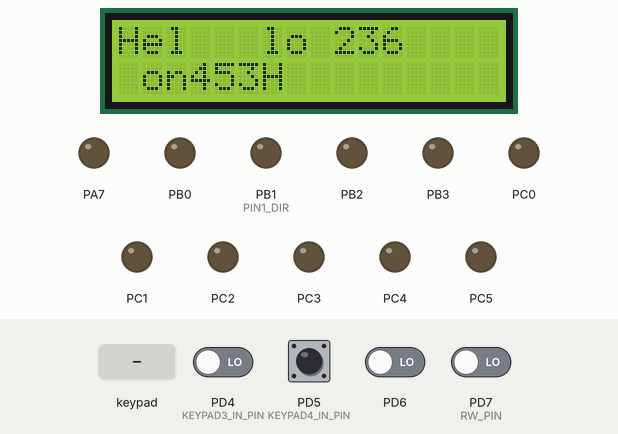
Recording of a program running on a simulated ATmega32, built with avr-gcc and emulated at 16 MHz. Parts: 16×2 character LCD, output pins drawn as LEDs (lit = HIGH). Wiring (inferred from the names in the program): 2×4 keypad with keys 1 2 3 4 5 6 7 8 (labels assumed): rows PB4, PB5; columns PD0, PD1, PD2, PD3; character LCD (HD44780): RS PA1; E PA2; data PA3, PA4, PA5, PA6. The test bench sets the inputs (shaded band); at power-on: PD4 (KEYPAD3_IN_PIN), PD5 (KEYPAD4_IN_PIN), PD6, PD7 (RW_PIN) LOW. Pins used as bus, display or sensor lines are not drawn.

Above: at 1.2 s.
1.3 s: key '4' pressed
At 2.9 s:
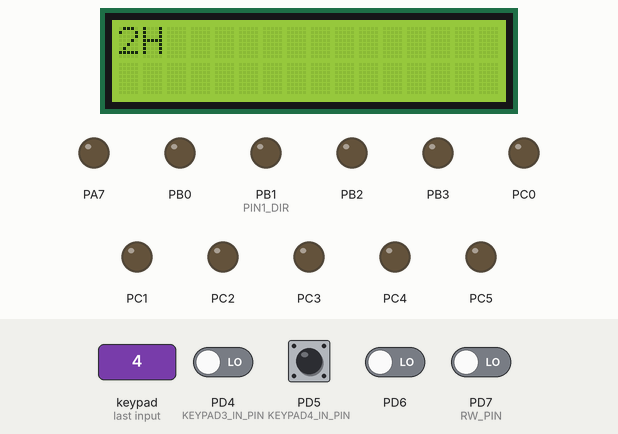
At 4.2 s:
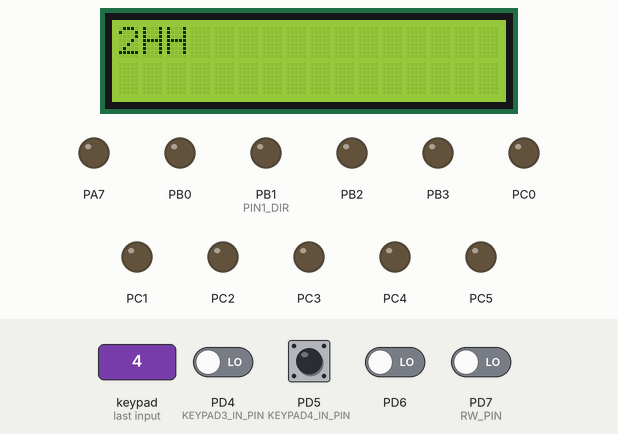
4.3 s: PD5 (KEYPAD4_IN_PIN) pulled HIGH for 1 s
At 46.2 s:
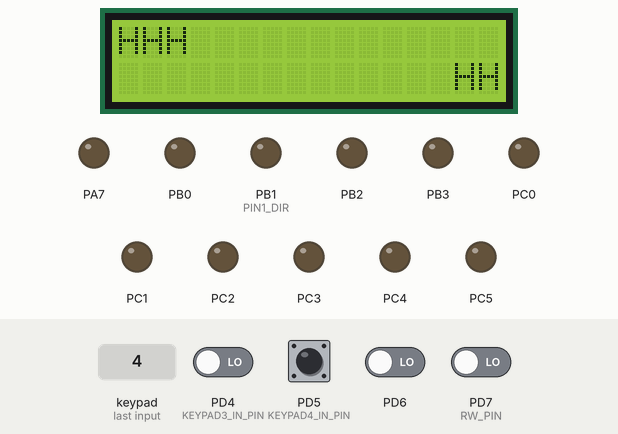
Timing chart, 0 to 47.2 s (numbered marks = the images above; inputs shaded):
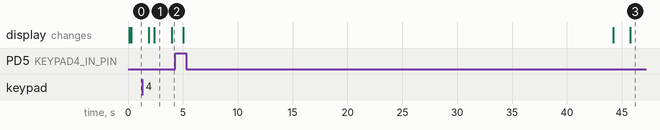

The program:

main.c
```c
#include "mathBit.h"
#include "stdtypes.h"
#include "avr/io.h"
//#include "avr/iom32.h"
#include "./Drivers/DIO_DRIVER/DIO_int.h"
#include "Drivers/LCD_DRIVER/LCD_int.h"
// #include "./Drivers/LED8X8_DRIVER/LED8X8_int.h"
#include "./Drivers/KEYPAD_DRIVER/KEYPAD_int.h"
// #include "./SEVSEG_DRIVER/SEVSEG_int.h"
#include <stdlib.h>
#include "avr/delay.h"

int main()
{

    DIO_voidInitialize();
    KEYPAD_voidInitialize();
    LCD_voidInitialize();
    //    s8 * name = "Shady";
    //    s8 x = 'X';
    //    s8 y = 'Y';
    LCD_voidPrintf("Hel\tlo %3d \n on", 2365);
    LCD_voidWriteIntegerDecFLored(4536,3);
    //    LCD_voidWriteIntegerDec(2533);

    while (1)
    {
        if (KEYPAD_u8IsPressed(KEYPAD_SWITCH1))
        {
            LCD_voidPrintf("Hello %x", 305);
            _delay_ms(500);
        }
        if (KEYPAD_u8IsPressed(KEYPAD_SWITCH2))
        {
            LCD_voidClrScreen();
            LCD_voidPrintf("%d", 2);
            _delay_ms(500);
        }
        if (KEYPAD_u8IsPressed(KEYPAD_SWITCH3))
        {
            LCD_voidWriteString("H");
            _delay_ms(500);
        }
        if (KEYPAD_u8IsPressed(KEYPAD_SWITCH4))
        {
            LCD_voidWriteCmd(SHIFT_CURSOR_RIGHT);
            _delay_ms(500);
        }
        if (KEYPAD_u8IsPressed(KEYPAD_SWITCH8))
        {
            LCD_voidWriteCmd(SHIFT_CURSOR_LEFT);
            _delay_ms(500);
        }
        if (KEYPAD_u8IsPressed(KEYPAD_SWITCH5))
        {
            LCD_voidWriteCmd(CURSOR_TO_LINE2);
            _delay_ms(500);
        }
        if (KEYPAD_u8IsPressed(KEYPAD_SWITCH6))
        {
            LCD_voidGoToXY(2,1);
            _delay_ms(500);
        }


    }

    return 0;
}
```

mathBit.h
```c
#ifndef MATH_BIT_H_
#define MATH_BIT_H_
#define SET_BIT(number, bitNumber) (u8)((number) |= (1 << (bitNumber)))
#define CLR_BIT(number, bitNumber) (u8)((number) &= ~(1 << (bitNumber)))
#define GET_BIT(number, bitNumber) (u8)((number) >> (bitNumber) & 1)
#define TOG_BIT(number, bitNumber) (u8)((number) ^= (1 << (bitNumber)))
#define SET_FIRST_NIBBLE(number) (u8)((number) |=  15)
#define CLR_FIRST_NIBBLE(number) (u8)((number) &= ~(0xf))
#define SET_SECOND_NIBBLE(number) (u8)((number) |=  0xf0)
#define CLR_SECOND_NIBBLE(number) (u8)((number) &= ~(0xf0))

#define CONC(b7,b6,b5,b4,b3,b2,b1,b0) conHelp(b7,b6,b5,b4,b3,b2,b1,b0)
#define conHelp(b7,b6,b5,b4,b3,b2,b1,b0) 0b##b7##b6##b5##b4##b3##b2##b1##b0

#endif
```

KEYPAD_cfg.h
```c
/*
 * KEYPAD_cfg.h
 *
 *  Created on: Oct 13, 2020
 *      Author: Shady
 */

#ifndef DRIVERS_KEYPAD_DRIVER_KEYPAD_CFG_H_
#define DRIVERS_KEYPAD_DRIVER_KEYPAD_CFG_H_

#define KEYPAD1_CONN PULL_UP
#define KEYPAD2_CONN PULL_UP
#define KEYPAD3_CONN PULL_UP
#define KEYPAD4_CONN PULL_UP

#define KEYPAD1_IN_PIN PIN26
#define KEYPAD2_IN_PIN PIN27
#define KEYPAD3_IN_PIN PIN28
#define KEYPAD4_IN_PIN PIN29

#define KEYPAD1_OUT_PIN PIN12
#define KEYPAD2_OUT_PIN PIN13
#define KEYPAD3_OUT_PIN PIN14
#define KEYPAD4_OUT_PIN PIN15

#endif /* DRIVERS_KEYPAD_DRIVER_KEYPAD_CFG_H_ */
```

LCD_cfg.h
```c
/*
 * LCD_cfg.h
 *
 *  Created on: Oct 10, 2020
 *      Author: Shady
 */

#ifndef LCD_DRIVER_LCD_CFG_H_
#define LCD_DRIVER_LCD_CFG_H_


#define LCD_MODE FOUR_BIT
#define LCD_TAB 3
#define RS_PIN PIN1
#define EN_PIN PIN2
#define RW_PIN PIN31

/* ****************************/
/* USED ONLY IF EIGHT BIT MODE */
#define D0_PIN PIN2
#define D1_PIN PIN2
#define D2_PIN PIN2
#define D3_PIN PIN2
/**********************************/
#define D4_PIN PIN3
#define D5_PIN PIN4
#define D6_PIN PIN5
#define D7_PIN PIN6

#endif /* LCD_DRIVER_LCD_CFG_H_ */
```

KEYPAD_cfg.h
```c
/*
 * KEYPAD_cfg.h
 *
 *  Created on: Oct 13, 2020
 *      Author: Shady
 */

#ifndef DRIVERS_KEYPAD_DRIVER_KEYPAD_CFG_H_
#define DRIVERS_KEYPAD_DRIVER_KEYPAD_CFG_H_

#define KEYPAD1_CONN PULL_UP
#define KEYPAD2_CONN PULL_UP
#define KEYPAD3_CONN PULL_UP
#define KEYPAD4_CONN PULL_UP

#define KEYPAD1_IN_PIN PIN26
#define KEYPAD2_IN_PIN PIN27
#define KEYPAD3_IN_PIN PIN28
#define KEYPAD4_IN_PIN PIN29

#define KEYPAD1_OUT_PIN PIN12
#define KEYPAD2_OUT_PIN PIN13
#define KEYPAD3_OUT_PIN PIN14
#define KEYPAD4_OUT_PIN PIN15

#endif /* DRIVERS_KEYPAD_DRIVER_KEYPAD_CFG_H_ */
```

LCD_cfg.h
```c
/*
 * LCD_cfg.h
 *
 *  Created on: Oct 10, 2020
 *      Author: Shady
 */

#ifndef LCD_DRIVER_LCD_CFG_H_
#define LCD_DRIVER_LCD_CFG_H_


#define LCD_MODE FOUR_BIT
#define LCD_TAB 3
#define RS_PIN PIN1
#define EN_PIN PIN2
#define RW_PIN PIN31

/* ****************************/
/* USED ONLY IF EIGHT BIT MODE */
#define D0_PIN PIN2
#define D1_PIN PIN2
#define D2_PIN PIN2
#define D3_PIN PIN2
/**********************************/
#define D4_PIN PIN3
#define D5_PIN PIN4
#define D6_PIN PIN5
#define D7_PIN PIN6

#endif /* LCD_DRIVER_LCD_CFG_H_ */
```

KEYPAD_int.h
```c
/*
 * KEYPAD_int.h
 *
 *  Created on: Oct 13, 2020
 *      Author: Shady
 */

#ifndef DRIVERS_KEYPAD_DRIVER_KEYPAD_INT_H_
#define DRIVERS_KEYPAD_DRIVER_KEYPAD_INT_H_
#include "../../stdtypes.h"
// #include "../../mathBit.h"

void KEYPAD_voidInitialize();
u8 KEYPAD_u8IsPressed(u8 keyNum);

/* Pressed */
#define PRESSED 1
#define NOT_PRESSED 0


/* Define Keypads */
#define KEYPAD_SWITCH1 0
#define KEYPAD_SWITCH2 1
#define KEYPAD_SWITCH3 2
#define KEYPAD_SWITCH4 3
#define KEYPAD_SWITCH5 4
#define KEYPAD_SWITCH6 5
#define KEYPAD_SWITCH7 6
#define KEYPAD_SWITCH8 7
#define KEYPAD_SWITCH9 8
#define KEYPAD_SWITCH10 9
#define KEYPAD_SWITCH11 10
#define KEYPAD_SWITCH12 11
#define KEYPAD_SWITCH13 12
#define KEYPAD_SWITCH14 13
#define KEYPAD_SWITCH15 14
#define KEYPAD_SWITCH16 15

#define KEYPAD_1 0
#define KEYPAD_2 1
#define KEYPAD_3 2
#define KEYPAD_A 3
#define KEYPAD_4 4
#define KEYPAD_5 5
#define KEYPAD_6 6
#define KEYPAD_B 7
#define KEYPAD_7 8
#define KEYPAD_8 9
#define KEYPAD_9 10
#define KEYPAD_C 11
#define KEYPAD_STAR 12
#define KEYPAD_0 13
#define KEYPAD_HASH 14
#define KEYPAD_D 15


#endif /* DRIVERS_KEYPAD_DRIVER_KEYPAD_INT_H_ */
```

KEYPAD_priv.h
```c
/*
 * KEYPAD_priv.h
 *
 *  Created on: Oct 13, 2020
 *      Author: Shady
 */

#ifndef DRIVERS_KEYPAD_DRIVER_KEYPAD_PRIV_H_
#define DRIVERS_KEYPAD_DRIVER_KEYPAD_PRIV_H_

#define PULL_UP 1
#define PULL_DOWN 0


#endif /* DRIVERS_KEYPAD_DRIVER_KEYPAD_PRIV_H_ */
```

KEYPAD_prog.c
```c
/*
 * KEYPAD_prog.c
 *
 *  Created on: Oct 13, 2020
 *      Author: Shady
 */


#include "../../stdtypes.h"
#include "../../mathBit.h"

#include "../DIO_DRIVER/DIO_int.h"

#include "KEYPAD_priv.h"
#include "KEYPAD_cfg.h"
#include "KEYPAD_int.h"

void KEYPAD_voidInitialize() /* Switch off all output */
{
    #if (KEYPAD1_CONN == PULL_UP)
    {
        DIO_voidSetPin(KEYPAD1_OUT_PIN, HIGH);
    }
    #else
    {
        DIO_voidSetPin(KEYPAD1_OUT_PIN, LOW);
    }
    #endif
    #if (KEYPAD2_CONN == PULL_UP)
    {
        DIO_voidSetPin(KEYPAD2_OUT_PIN, HIGH);
    }
    #else
    {
        DIO_voidSetPin(KEYPAD2_OUT_PIN, LOW);
    }
    #endif
    #if (KEYPAD3_CONN == PULL_UP)
    {
        DIO_voidSetPin(KEYPAD3_OUT_PIN, HIGH);
    }
    #else
    {
        DIO_voidSetPin(KEYPAD3_OUT_PIN, LOW);
    }
    #endif
    #if (KEYPAD4_CONN == PULL_UP)
    {
        DIO_voidSetPin(KEYPAD4_OUT_PIN, HIGH);
    }
    #else
    {
        DIO_voidSetPin(KEYPAD4_OUT_PIN, LOW);
    }
    #endif
}
u8 KEYPAD_u8IsPressed(u8 keyNum)
{
    KEYPAD_voidInitialize();
    u8 pressedState = NOT_PRESSED;
    u8 out = (keyNum/4) + 1;
    u8 in = (keyNum%4) +1;
    switch (out)
    {
    case 1:
    {
        #if (KEYPAD1_CONN == PULL_UP)
    {
        DIO_voidSetPin(KEYPAD1_OUT_PIN, LOW);
    }
    #else
    {
        DIO_voidSetPin(KEYPAD1_OUT_PIN, HIGH);
    }
    #endif
    }
        break;
    case 2:
    {
        #if (KEYPAD2_CONN == PULL_UP)
    {
        DIO_voidSetPin(KEYPAD2_OUT_PIN, LOW);
    }
    #else
    {
        DIO_voidSetPin(KEYPAD2_OUT_PIN, HIGH);
    }
    #endif
    }
        break;
    case 3:
    {
        #if (KEYPAD3_CONN == PULL_UP)
    {
        DIO_voidSetPin(KEYPAD3_OUT_PIN, LOW);
    }
    #else
    {
        DIO_voidSetPin(KEYPAD3_OUT_PIN, HIGH);
    }
    #endif
    }
        break;
    case 4:
    {
        #if (KEYPAD4_CONN == PULL_UP)
    {
        DIO_voidSetPin(KEYPAD4_OUT_PIN, LOW);
    }
    #else
    {
        DIO_voidSetPin(KEYPAD4_OUT_PIN, HIGH);
    }
    #endif
    }
        break;

    default:
        break;
    }

    switch (in)
    {
    case 1:
    {
        #if (KEYPAD1_CONN == PULL_UP)
        {
            if (DIO_u8GetPin(KEYPAD1_IN_PIN) == LOW)
            {
                pressedState = PRESSED;
            }
        }
        #else
        {
            if (DIO_u8GetPin(KEYPAD1_IN_PIN) == HIGH)
            {
                pressedState = PRESSED;
            }
        }
        #endif
    }
        break;

    case 2:
    {
        #if (KEYPAD2_CONN == PULL_UP)
        {
            if (DIO_u8GetPin(KEYPAD2_IN_PIN) == LOW)
            {
                pressedState = PRESSED;
            }
        }
        #else
        {
            if (DIO_u8GetPin(KEYPAD2_IN_PIN) == HIGH)
            {
                pressedState = PRESSED;
            }
        }
        #endif
    }
        break;

    case 3:
    {
        #if (KEYPAD3_CONN == PULL_UP)
        {
            if (DIO_u8GetPin(KEYPAD3_IN_PIN) == LOW)
            {
                pressedState = PRESSED;
            }
        }
        #else
        {
            if (DIO_u8GetPin(KEYPAD3_IN_PIN) == HIGH)
            {
                pressedState = PRESSED;
            }
        }
        #endif
    }
        break;

    case 4:
    {
        #if (KEYPAD4_CONN == PULL_UP)
        {
            if (DIO_u8GetPin(KEYPAD4_IN_PIN) == LOW)
            {
                pressedState = PRESSED;
            }
        }
        #else
        {
            if (DIO_u8GetPin(KEYPAD4_IN_PIN) == HIGH)
            {
                pressedState = PRESSED;
            }
        }
        #endif
    }
        break;

    default:
        break;
    }
    KEYPAD_voidInitialize();
    return pressedState;
}
```

LCD_int.h
```c
/*
 * LCD_int.h
 *
 *  Created on: Oct 10, 2020
 *      Author: Shady
 */


#ifndef LCD_DRIVER_LCD_INT_H_
#define LCD_DRIVER_LCD_INT_H_
#include "../../stdtypes.h"

void LCD_voidInitialize();
void LCD_voidWriteData(u8 Data);
void LCD_voidWriteCmd(u8 Data);
void LCD_voidWriteString(s8 * Str);
void LCD_voidInsertTab();
void LCD_voidWriteIntegerDec(s32 number);
void LCD_voidWriteIntegerDecFLored(s32 number, s32 flor);
void LCD_voidWriteIntegerHex(s32 number);

void LCD_voidClrScreen();

void LCD_voidGoToXY(u8 x, u8 y);
void LCD_voidPrintf(char * formated, ...);

/********* COMMANDS ***************/
#define CLR_SCREEN 0x01
#define SHIFT_CURSOR_RIGHT 0X06
#define SHIFT_CONTENT_RIGHT 0X07
#define SHIFT_CURSOR_LEFT 0X04
#define SHIFT_CONTENT_LEFT 0X05
#define SHOW_CURSOR 0X0E
#define HIDE_CURSOR 0X0C
#define HIDE_DISPLAY 0X08
#define CURSOR_TO_LINE2 0XC0

#endif /* LCD_DRIVER_LCD_INT_H_ */
```

LCD_priv.h
```c
#ifndef LCD_DRIVER_LCD_PRIV_H_
#define LCD_DRIVER_LCD_PRIV_H_

#define FOUR_BIT 1
#define EIGHT_BIT 0

static void LCD_help(u8 Data);

/* Implementing stdarg macros */
typedef char *va_list;
#define va_start(ap,parmn) (void)((ap) = (char*)(&(parmn) + 1))
#define va_end(ap) (void)((ap) = 0)
#define va_arg(ap, type) \
    (((type*)((ap) = ((ap) + sizeof(type))))[-1])

#endif /* LCD_DRIVER_LCD_PRIV_H_ */
```

KEYPAD_int.h
```c
/*
 * KEYPAD_int.h
 *
 *  Created on: Oct 13, 2020
 *      Author: Shady
 */

#ifndef DRIVERS_KEYPAD_DRIVER_KEYPAD_INT_H_
#define DRIVERS_KEYPAD_DRIVER_KEYPAD_INT_H_
#include "../../stdtypes.h"
// #include "../../mathBit.h"

void KEYPAD_voidInitialize();
u8 KEYPAD_u8IsPressed(u8 keyNum);

/* Pressed */
#define PRESSED 1
#define NOT_PRESSED 0


/* Define Keypads */
#define KEYPAD_SWITCH1 0
#define KEYPAD_SWITCH2 1
#define KEYPAD_SWITCH3 2
#define KEYPAD_SWITCH4 3
#define KEYPAD_SWITCH5 4
#define KEYPAD_SWITCH6 5
#define KEYPAD_SWITCH7 6
#define KEYPAD_SWITCH8 7
#define KEYPAD_SWITCH9 8
#define KEYPAD_SWITCH10 9
#define KEYPAD_SWITCH11 10
#define KEYPAD_SWITCH12 11
#define KEYPAD_SWITCH13 12
#define KEYPAD_SWITCH14 13
#define KEYPAD_SWITCH15 14
#define KEYPAD_SWITCH16 15

#define KEYPAD_1 0
#define KEYPAD_2 1
#define KEYPAD_3 2
#define KEYPAD_A 3
#define KEYPAD_4 4
#define KEYPAD_5 5
#define KEYPAD_6 6
#define KEYPAD_B 7
#define KEYPAD_7 8
#define KEYPAD_8 9
#define KEYPAD_9 10
#define KEYPAD_C 11
#define KEYPAD_STAR 12
#define KEYPAD_0 13
#define KEYPAD_HASH 14
#define KEYPAD_D 15


#endif /* DRIVERS_KEYPAD_DRIVER_KEYPAD_INT_H_ */
```

KEYPAD_priv.h
```c
/*
 * KEYPAD_priv.h
 *
 *  Created on: Oct 13, 2020
 *      Author: Shady
 */

#ifndef DRIVERS_KEYPAD_DRIVER_KEYPAD_PRIV_H_
#define DRIVERS_KEYPAD_DRIVER_KEYPAD_PRIV_H_

#define PULL_UP 1
#define PULL_DOWN 0


#endif /* DRIVERS_KEYPAD_DRIVER_KEYPAD_PRIV_H_ */
```

KEYPAD_prog.c
```c
/*
 * KEYPAD_prog.c
 *
 *  Created on: Oct 13, 2020
 *      Author: Shady
 */


#include "../../stdtypes.h"
#include "../../mathBit.h"

#include "../DIO_DRIVER/DIO_int.h"

#include "KEYPAD_priv.h"
#include "KEYPAD_cfg.h"
#include "KEYPAD_int.h"

void KEYPAD_voidInitialize() /* Switch off all output */
{
    #if (KEYPAD1_CONN == PULL_UP)
    {
        DIO_voidSetPin(KEYPAD1_OUT_PIN, HIGH);
    }
    #else
    {
        DIO_voidSetPin(KEYPAD1_OUT_PIN, LOW);
    }
    #endif
    #if (KEYPAD2_CONN == PULL_UP)
    {
        DIO_voidSetPin(KEYPAD2_OUT_PIN, HIGH);
    }
    #else
    {
        DIO_voidSetPin(KEYPAD2_OUT_PIN, LOW);
    }
    #endif
    #if (KEYPAD3_CONN == PULL_UP)
    {
        DIO_voidSetPin(KEYPAD3_OUT_PIN, HIGH);
    }
    #else
    {
        DIO_voidSetPin(KEYPAD3_OUT_PIN, LOW);
    }
    #endif
    #if (KEYPAD4_CONN == PULL_UP)
    {
        DIO_voidSetPin(KEYPAD4_OUT_PIN, HIGH);
    }
    #else
    {
        DIO_voidSetPin(KEYPAD4_OUT_PIN, LOW);
    }
    #endif
}
u8 KEYPAD_u8IsPressed(u8 keyNum)
{
    KEYPAD_voidInitialize();
    u8 pressedState = NOT_PRESSED;
    u8 out = (keyNum/4) + 1;
    u8 in = (keyNum%4) +1;
    switch (out)
    {
    case 1:
    {
        #if (KEYPAD1_CONN == PULL_UP)
    {
        DIO_voidSetPin(KEYPAD1_OUT_PIN, LOW);
    }
    #else
    {
        DIO_voidSetPin(KEYPAD1_OUT_PIN, HIGH);
    }
    #endif
    }
        break;
    case 2:
    {
        #if (KEYPAD2_CONN == PULL_UP)
    {
        DIO_voidSetPin(KEYPAD2_OUT_PIN, LOW);
    }
    #else
    {
        DIO_voidSetPin(KEYPAD2_OUT_PIN, HIGH);
    }
    #endif
    }
        break;
    case 3:
    {
        #if (KEYPAD3_CONN == PULL_UP)
    {
        DIO_voidSetPin(KEYPAD3_OUT_PIN, LOW);
    }
    #else
    {
        DIO_voidSetPin(KEYPAD3_OUT_PIN, HIGH);
    }
    #endif
    }
        break;
    case 4:
    {
        #if (KEYPAD4_CONN == PULL_UP)
    {
        DIO_voidSetPin(KEYPAD4_OUT_PIN, LOW);
    }
    #else
    {
        DIO_voidSetPin(KEYPAD4_OUT_PIN, HIGH);
    }
    #endif
    }
        break;

    default:
        break;
    }

    switch (in)
    {
    case 1:
    {
        #if (KEYPAD1_CONN == PULL_UP)
        {
            if (DIO_u8GetPin(KEYPAD1_IN_PIN) == LOW)
            {
                pressedState = PRESSED;
            }
        }
        #else
        {
            if (DIO_u8GetPin(KEYPAD1_IN_PIN) == HIGH)
            {
                pressedState = PRESSED;
            }
        }
        #endif
    }
        break;

    case 2:
    {
        #if (KEYPAD2_CONN == PULL_UP)
        {
            if (DIO_u8GetPin(KEYPAD2_IN_PIN) == LOW)
            {
                pressedState = PRESSED;
            }
        }
        #else
        {
            if (DIO_u8GetPin(KEYPAD2_IN_PIN) == HIGH)
            {
                pressedState = PRESSED;
            }
        }
        #endif
    }
        break;

    case 3:
    {
        #if (KEYPAD3_CONN == PULL_UP)
        {
            if (DIO_u8GetPin(KEYPAD3_IN_PIN) == LOW)
            {
                pressedState = PRESSED;
            }
        }
        #else
        {
            if (DIO_u8GetPin(KEYPAD3_IN_PIN) == HIGH)
            {
                pressedState = PRESSED;
            }
        }
        #endif
    }
        break;

    case 4:
    {
        #if (KEYPAD4_CONN == PULL_UP)
        {
            if (DIO_u8GetPin(KEYPAD4_IN_PIN) == LOW)
            {
                pressedState = PRESSED;
            }
        }
        #else
        {
            if (DIO_u8GetPin(KEYPAD4_IN_PIN) == HIGH)
            {
                pressedState = PRESSED;
            }
        }
        #endif
    }
        break;

    default:
        break;
    }
    KEYPAD_voidInitialize();
    return pressedState;
}
```

LCD_int.h
```c
/*
 * LCD_int.h
 *
 *  Created on: Oct 10, 2020
 *      Author: Shady
 */


#ifndef LCD_DRIVER_LCD_INT_H_
#define LCD_DRIVER_LCD_INT_H_
#include "../../stdtypes.h"

void LCD_voidInitialize();
void LCD_voidWriteData(u8 Data);
void LCD_voidWriteCmd(u8 Data);
void LCD_voidWriteString(s8 * Str);
void LCD_voidInsertTab();
void LCD_voidWriteIntegerDec(s32 number);
void LCD_voidWriteIntegerDecFLored(s32 number, s32 flor);
void LCD_voidWriteIntegerHex(s32 number);

void LCD_voidClrScreen();

void LCD_voidGoToXY(u8 x, u8 y);
void LCD_voidPrintf(char * formated, ...);

/********* COMMANDS ***************/
#define CLR_SCREEN 0x01
#define SHIFT_CURSOR_RIGHT 0X06
#define SHIFT_CONTENT_RIGHT 0X07
#define SHIFT_CURSOR_LEFT 0X04
#define SHIFT_CONTENT_LEFT 0X05
#define SHOW_CURSOR 0X0E
#define HIDE_CURSOR 0X0C
#define HIDE_DISPLAY 0X08
#define CURSOR_TO_LINE2 0XC0

#endif /* LCD_DRIVER_LCD_INT_H_ */
```

LCD_priv.h
```c
#ifndef LCD_DRIVER_LCD_PRIV_H_
#define LCD_DRIVER_LCD_PRIV_H_

#define FOUR_BIT 1
#define EIGHT_BIT 0

static void LCD_help(u8 Data);

/* Implementing stdarg macros */
typedef char *va_list;
#define va_start(ap,parmn) (void)((ap) = (char*)(&(parmn) + 1))
#define va_end(ap) (void)((ap) = 0)
#define va_arg(ap, type) \
    (((type*)((ap) = ((ap) + sizeof(type))))[-1])

#endif /* LCD_DRIVER_LCD_PRIV_H_ */
```

DIO_cfg.h
```c
/*
 * DIO_cfg.h
 *
 *  Created on: Oct 9, 2020
 *      Author: Shady
 */

#ifndef DIO_DRIVER_DIO_CFG_H_
#define DIO_DRIVER_DIO_CFG_H_


#define PIN0_DIR IN
#define PIN1_DIR OUT
#define PIN2_DIR OUT
#define PIN3_DIR OUT
#define PIN4_DIR OUT
#define PIN5_DIR OUT
#define PIN6_DIR OUT
#define PIN7_DIR OUT
#define PIN8_DIR OUT
#define PIN9_DIR OUT
#define PIN10_DIR OUT
#define PIN11_DIR OUT
#define PIN12_DIR OUT
#define PIN13_DIR OUT
#define PIN14_DIR OUT
#define PIN15_DIR OUT
#define PIN16_DIR OUT
#define PIN17_DIR OUT
#define PIN18_DIR OUT
#define PIN19_DIR OUT
#define PIN20_DIR OUT
#define PIN21_DIR OUT
#define PIN22_DIR IN
#define PIN23_DIR IN
#define PIN24_DIR IN
#define PIN25_DIR IN
#define PIN26_DIR IN
#define PIN27_DIR IN
#define PIN28_DIR IN
#define PIN29_DIR IN
#define PIN30_DIR IN
#define PIN31_DIR IN


#endif /* DIO_DRIVER_DIO_CFG_H_ */
```

Source omitted: LCD_prog.c (7556 bytes), LCD_prog.c (7556 bytes), DIO_int.h (897 bytes), DIO_priv.h (289 bytes), DIO_prog.c (1785 bytes), DIO_cfg.h (864 bytes), DIO_int.h (897 bytes), DIO_priv.h (289 bytes), DIO_prog.c (1785 bytes), stdtypes.h (305 bytes)

Measured:
- after the input at 1.3 s, the display: first changes after 0.59 s (image 1 shows a later state)
- what the display in image 1 shows lasts 1.6 s, from 2.4 s to 4.0 s
